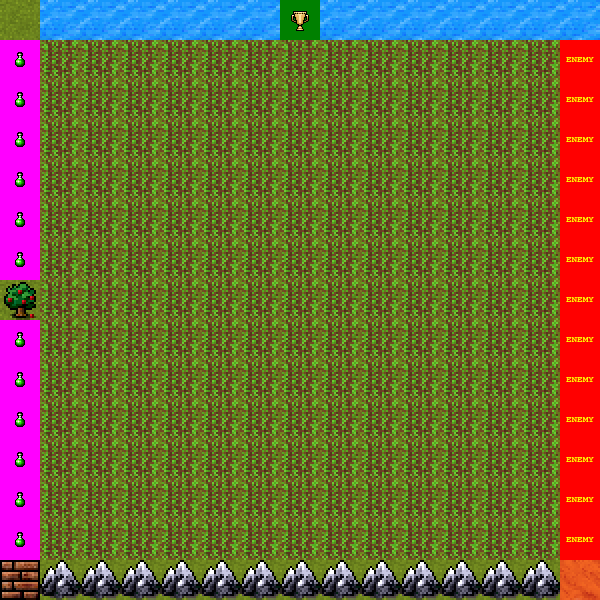

A level layout from a 2D game, rendered from its tile map. Below: a short description, then the map file with tile-grid data replaced by summaries:
An orthogonal 15x15 tile map with 40x40 px tiles, 2 tile layers (background, collision) and 3 objects (2x door, hero).

<map version="1.0" tiledversion="1.0.3" orientation="orthogonal" renderorder="right-down" width="15" height="15" tilewidth="40" tileheight="40" nextobjectid="4">
 <tileset firstgid="1" name="terrains" tilewidth="40" tileheight="40" tilecount="16" columns="8">
  <image source="../images/terrains.png" width="320" height="80" />
 </tileset>
 <layer name="background" width="15" height="15">
  <data>[225 cells, 225 non-empty, 3 distinct tile ids]</data>
 </layer>
 <layer name="collision" width="15" height="15">
  <properties>
   <property name="collision" value="true" />
  </properties>
  <data>[225 cells, 54 non-empty, 8 distinct tile ids]</data>
 </layer>
 <objectgroup name="objects" visible="0">
  <object id="1" name="door_W" type="door" x="0" y="280" width="40" height="40">
   <properties>
    <property name="direction" value="W" />
    <property name="group" value="doors" />
    <property name="texture" value="" />
   </properties>
  </object>
  <object id="2" name="door_N" type="door" x="280" y="0" width="40" height="40">
   <properties>
    <property name="direction" value="N" />
    <property name="group" value="doors" />
    <property name="texture" value="" />
   </properties>
  </object>
  <object id="3" name="hero" type="hero" x="280" y="280" width="40" height="40">
   <properties>
    <property name="group" value="heroes" />
    <property name="texture" value="hero_spritesheet" />
    <property name="walking_speed" value="150" />
   </properties>
  </object>
 </objectgroup>
</map>